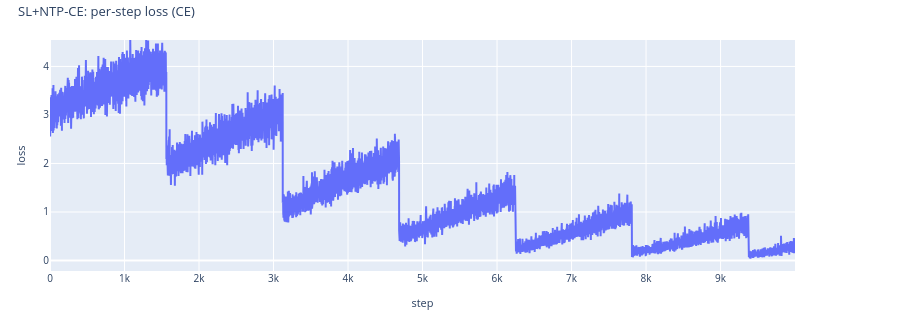
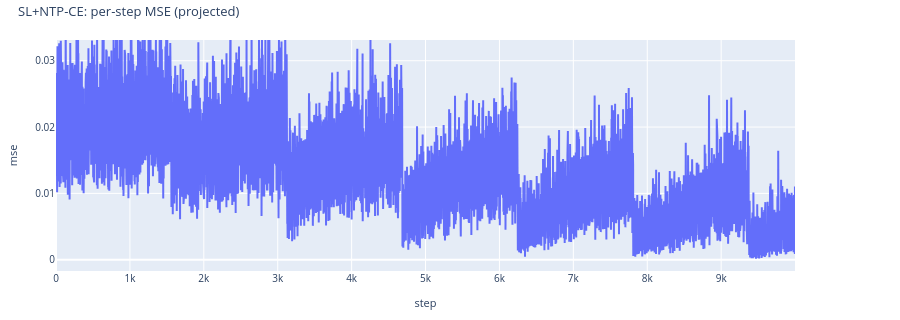

Notebook code for these charts, in order:
### Code cell
# SL+NTP-CE: per-step training loss / MSE (CE loss; projected MSE diagnostic)
if sl_ce is not None:
    try:
        display(sl_ce.plot_vs_step("loss", title="SL+NTP-CE: per-step loss (CE)", save_path=WRITEUP_ASSETS / "sl_ce_per_step_loss.html"))
        display(sl_ce.plot_vs_step("mse", title="SL+NTP-CE: per-step MSE (projected)", save_path=WRITEUP_ASSETS / "sl_ce_per_step_mse.html"))
    except ValueError as e:
        print(f"SL+NTP-CE per-step plots unavailable (old-format artifacts?): {e}")

### Figure 1 — Plotly figure (JSON) as saved in the notebook; plotly's stock layout.template omitted (floating-point values rounded to 4 significant figures; data arrays with more than 128 entries replaced by an {"elided": "..."} marker saying what was removed)
{"data": [{"customdata": {"elided": "10000x2 int values"}, "hovertemplate": "step: %{x}<br>loss: %{y}<br>num_lookforward_tokens: %{customdata[0]}<br>n_seeds: %{customdata[1]}<extra>look=1</extra>", "legendgroup": "look=1", "line": {"color": "#636EFA"}, "mode": "lines", "name": "look=1", "type": "scatter", "x": {"elided": "10000 int values"}, "y": {"elided": "10000 float values"}}], "layout": {"font": {"size": 11}, "height": 320, "legend": {"font": {"size": 10}, "x": 1.01, "xanchor": "left", "y": 1, "yanchor": "top"}, "margin": {"b": 40, "l": 50, "r": 105, "t": 40}, "title": {"font": {"size": 13}, "text": "SL+NTP-CE: per-step loss (CE)", "x": 0.02, "xanchor": "left", "y": 0.98, "yanchor": "top"}, "xaxis": {"tickfont": {"size": 10}, "title": {"font": {"size": 11}, "text": "step"}}, "yaxis": {"autorangeoptions": {"clipmax": 4.545, "clipmin": -0.2878}, "tickfont": {"size": 10}, "title": {"font": {"size": 11}, "text": "loss"}}}}

### Figure 2 — Plotly figure (JSON) as saved in the notebook; plotly's stock layout.template omitted (floating-point values rounded to 4 significant figures; data arrays with more than 128 entries replaced by an {"elided": "..."} marker saying what was removed)
{"data": [{"customdata": {"elided": "10000x2 int values"}, "hovertemplate": "step: %{x}<br>mse: %{y}<br>num_lookforward_tokens: %{customdata[0]}<br>n_seeds: %{customdata[1]}<extra>look=1</extra>", "legendgroup": "look=1", "line": {"color": "#636EFA"}, "mode": "lines", "name": "look=1", "type": "scatter", "x": {"elided": "10000 int values"}, "y": {"elided": "10000 float values"}}], "layout": {"font": {"size": 11}, "height": 320, "legend": {"font": {"size": 10}, "x": 1.01, "xanchor": "left", "y": 1, "yanchor": "top"}, "margin": {"b": 40, "l": 50, "r": 105, "t": 40}, "title": {"font": {"size": 13}, "text": "SL+NTP-CE: per-step MSE (projected)", "x": 0.02, "xanchor": "left", "y": 0.98, "yanchor": "top"}, "xaxis": {"tickfont": {"size": 10}, "title": {"font": {"size": 11}, "text": "step"}}, "yaxis": {"autorangeoptions": {"clipmax": 0.03313, "clipmin": -0.001702}, "tickfont": {"size": 10}, "title": {"font": {"size": 11}, "text": "mse"}}}}
